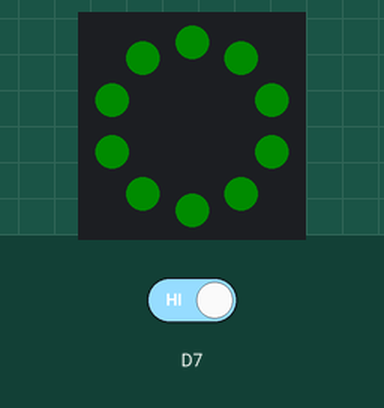
A program run on a simulated Circuit Playground running CircuitPython. Shown: the board's ring of 10 RGB LEDs (number 0 left of the top, counting anticlockwise). Dim RGB values are drawn brighter than linear.

Above: at 0.92 s.
At 1.85 s:
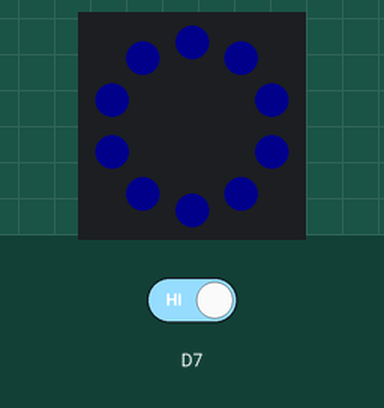
At 2.79 s:
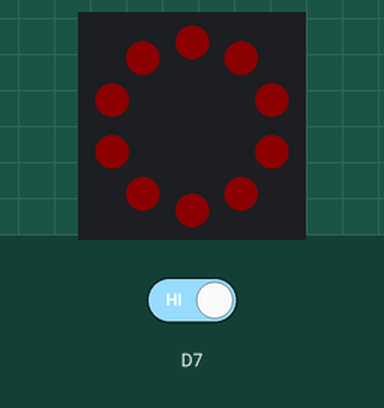

The program:

code.py
```python
"""CircuitPython Essentials Internal RGB LED rainbow example"""
import time
import board

import neopixel

from digitalio import DigitalInOut, Direction, Pull

led = neopixel.NeoPixel(board.NEOPIXEL, 10)

switch = DigitalInOut(board.D7)  # For Circuit Playground Express
switch.direction = Direction.INPUT
switch.pull = Pull.UP

def colorwheel(pos):
    # Input a value 0 to 255 to get a color value.
    # The colours are a transition r - g - b - back to r.
    if pos < 0 or pos > 255:
        return 0, 0, 0
    if pos < 85:
        return int(255 - pos * 3), int(pos * 3), 0
    if pos < 170:
        pos -= 85
        return 0, int(255 - pos * 3), int(pos * 3)
    pos -= 170
    return int(pos * 3), 0, int(255 - (pos * 3))


led.brightness = 0.05

i = 0
while True:
    if switch.value:
        ticker = 10
    else:
        pass

    if ticker != 0:
        i = (i + 1) % 256  # run from 0 to 255
        led.fill(colorwheel(i))
        time.sleep(0.01)
```

Measured:
- by itself, everything shown: repeats every 2.8 s, in 36 steps
